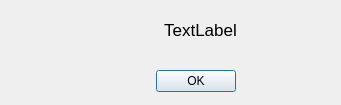
<?xml version="1.0" encoding="UTF-8"?>
<ui version="4.0">
 <class>warning_form</class>
 <widget class="QWidget" name="warning_form">
  <property name="windowModality">
   <enum>Qt::ApplicationModal</enum>
  </property>
  <property name="geometry">
   <rect>
    <x>0</x>
    <y>0</y>
    <width>341</width>
    <height>105</height>
   </rect>
  </property>
  <property name="windowTitle">
   <string>Form</string>
  </property>
  <property name="windowOpacity">
   <double>0.980000000000000</double>
  </property>
  <widget class="QDialogButtonBox" name="ok_button">
   <property name="geometry">
    <rect>
     <x>80</x>
     <y>70</y>
     <width>156</width>
     <height>23</height>
    </rect>
   </property>
   <property name="standardButtons">
    <set>QDialogButtonBox::Ok</set>
   </property>
  </widget>
  <widget class="QLabel" name="imagen">
   <property name="geometry">
    <rect>
     <x>10</x>
     <y>10</y>
     <width>101</width>
     <height>91</height>
    </rect>
   </property>
   <property name="text">
    <string/>
   </property>
   <property name="pixmap">
    <pixmap resource="recursosFile.qrc">:/iconos/recursos/errorIco.png</pixmap>
   </property>
  </widget>
  <widget class="QLabel" name="mensaje">
   <property name="geometry">
    <rect>
     <x>70</x>
     <y>20</y>
     <width>261</width>
     <height>20</height>
    </rect>
   </property>
   <property name="font">
    <font>
     <pointsize>13</pointsize>
    </font>
   </property>
   <property name="text">
    <string>TextLabel</string>
   </property>
   <property name="alignment">
    <set>Qt::AlignCenter</set>
   </property>
  </widget>
 </widget>
 <resources>
  <include location="recursosFile.qrc"/>
 </resources>
 <connections/>
</ui>
